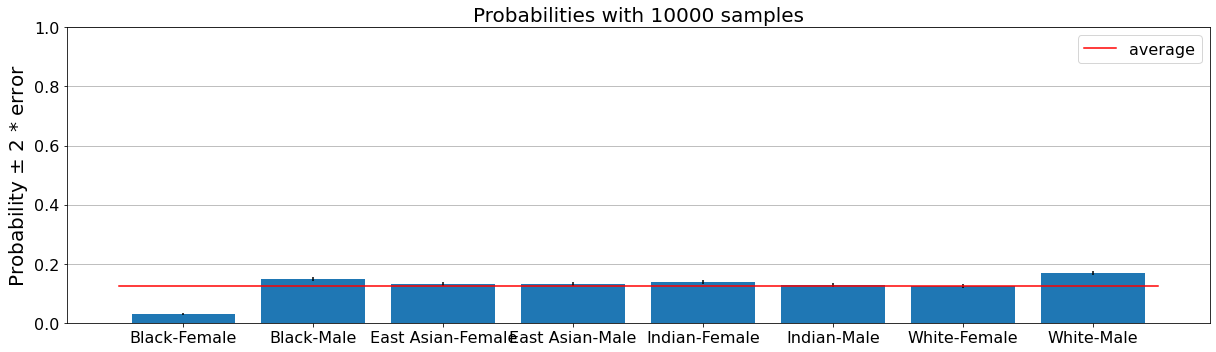
#> input picture images/harm1-1.png, 1216 x 352 px; its folder holds 4 pictures in this run
$ jupyter execute --allow-errors 'Demographic Bias Analysis.ipynb'
#> lines starting #> are read from the running program, lines starting #| are printed output that depends on the picture
```
Copyright 2021 Twitter, Inc.
SPDX-License-Identifier: Apache-2.0
```

## Demographic Bias Analysis

This notebook is to produce results from image cropping. We conduct the analysis on the Wikipedia data.

Results are recorded in .txt files.

[cell 1]
import math
import os
import random
import shlex
import subprocess
import sys
import time
from pathlib import Path

import matplotlib.image as mpimg
import matplotlib.pyplot as plt
import numpy as np
import pandas as pd
from IPython.display import display
from matplotlib.patches import Rectangle
from PIL import Image

## Add seed for reproducibility
random.seed(42)
np.random.seed(42)

[cell 2]
# ! rm -rf attached

[cell 3]
import platform

BIN_MAPS = {"Darwin": "mac", "Linux": "linux"}

HOME_DIR = Path("../").expanduser()

try:
    import google.colab
    ! pip install pandas scikit-learn scikit-image statsmodels requests dash
    ! [[ -d image-crop-analysis ]] || git clone https://github.com/twitter-research/image-crop-analysis.git
    HOME_DIR = Path("./image-crop-analysis").expanduser()
    IN_COLAB = True
except:
    IN_COLAB = False

sys.path.append(str(HOME_DIR / "src"))
bin_dir = HOME_DIR / Path("./bin")
bin_path = bin_dir / BIN_MAPS[platform.system()] / "candidate_crops"
model_path = bin_dir / "fastgaze.vxm"
data_dir = HOME_DIR / Path("./data/")
data_dir.exists()

# Collecting and Cleaning Data

[cell 4]
def get_filepaths(directory):
    file_paths = []  # List which will store all of the full filepaths.
    file_paths = [str(p) for p in Path(directory).glob("*")]
    return file_paths

## Read and process Wiki image data

[cell 5]
# [Instruction]: out the folder directory which contains all the images here
IMG_DIR_PATH = data_dir / "./images"
print("Directory exists:", Path(IMG_DIR_PATH).exists())

# get the list of all files path
full_file_paths = get_filepaths(IMG_DIR_PATH)

[cell 6]
IMAGE_MAP_PATH = data_dir / "./dataset.tsv"
print("File exists:", Path(IMAGE_MAP_PATH).exists())
IMAGE_DATA_PATH = data_dir / "./dataset.json"
print("File exists:", Path(IMAGE_DATA_PATH).exists())

[cell 7]
def read_wiki_img_data():
    df = pd.read_csv(IMAGE_MAP_PATH, sep="\t")
    df["path"] = df.local_path.apply(lambda x: IMG_DIR_PATH / x)

    print(
        "Reading finished. Cleaning .pdf mistakes:",
        sum(df.local_path.apply(lambda x: x[-3:]) == "pdf"),
        "entities filtered.",
    )
    df = df[
        df.local_path.apply(lambda x: x[-3:]) != "pdf"
    ]  # clean out one wrong example, if exists
    return df


#> (the rest of this cell did not finish here and is left out)

[cell 8]
gender_map_dict = {"Q6581072": "female", "Q6581097": "male"}
#> (the rest of this cell did not finish here and is left out)

[cell 9]
ETHNIC_SIZE_THRESHOLD = 0
#> (the rest of this cell did not finish here and is left out)

[cell 10]
ethnic_details_map_dict = {
    "Q127885": "Serbs: nation and South Slavic ethnic group formed in the Balkans",
    "Q161652": "Japanase",
    "Q190168": "Yoruba people: ethnic group of West Africa",
    "Q42406": "English people: nation and ethnic group native to England",
    "Q44806": "Ukrainians: East Slavic ethnic group native to Ukraine",
    "Q49085": "African Americans: racial or ethnic group in the United States with African ancestry",
    "Q539051": "Greeks: people of southeastern Europe",
    "Q678551": "American Jews",
    "Q726673": "Swedish-speaking population of Finland",
    "Q7325": "Jewish",
    "Q79797": "Armenians: ethnic group native to the Armenian Highland",
    "Q179248": "Albanians",
    "Q2325516": "Armenian American",
}

#> (the rest of this cell did not finish here and is left out)

[cell 11]
# cut if the group is too small
GROUP_THRESHOLD = 0

# [19 lines left out: function get_grouped_images_dict_wiki, not called in this run]

#> (a cell that did not finish here is left out)

#> (a cell that did not finish here is left out)

# Setting up Tools to use

[cell 14]
# [6 lines left out: function img_resize_fixed_aspect, not called in this run]


def attach_img(
    images,
    fixed_height=None,
    display_img_full_size=False,
    display_figsize=None,
    pixel_size_upperbound=None,
):
    """
    Given a list of images (of PIL Image class or image paths), attach them horizontally and return a new image.

    images: list of images or a list of paths to images
    fixed_height: all images are resized (while fixing the aspect ratio) to the specified height.
    If you don't want to resize, set this to None
    display_img_full_size: If true, will display the image at full resolution
    display_figsize: if given, as (x,y), will use matplotlib to display images with figsize=(x,y)
    pixel_size_upperbound: if given, images with width or height above this number will be resized down
    while fixing the aspect ratio until both the width and height is at most the number.
    """
#> called with display_img_full_size = False
    if isinstance(images[0], str) or isinstance(images[0], Path):
        images = [Image.open(str(img_path)) for img_path in images]
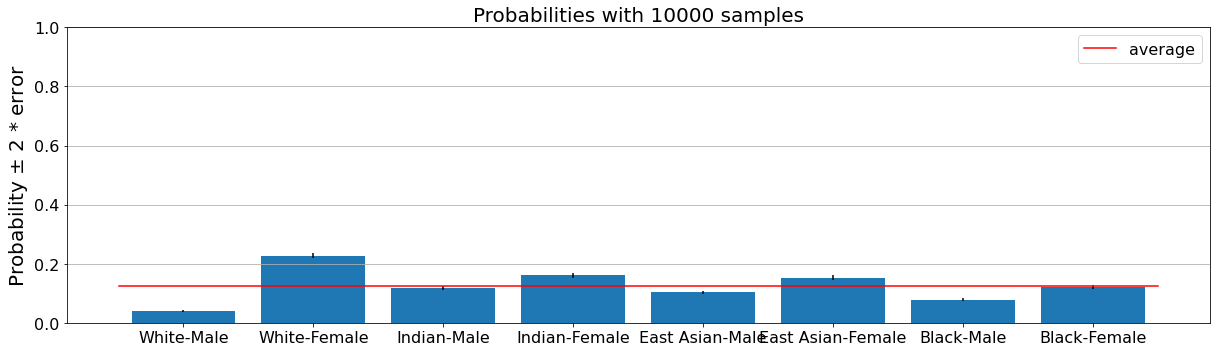
#> input picture images/harm1-2.png, 1216 x 352 px
#> images = 2 items
    if fixed_height is not None:
        images = [
            img_resize_fixed_aspect(img, fixed_height=fixed_height) for img in images
        ]
    if pixel_size_upperbound is not None:
        for i in range(len(images)):
            w, h = images[i].size
            if w > pixel_size_upperbound:
                images[i] = images[i].resize(
                    (pixel_size_upperbound, int(pixel_size_upperbound / w * h))
                )
            w, h = images[i].size
            if h > pixel_size_upperbound:
                images[i] = images[i].resize(
                    (int(pixel_size_upperbound / h * w), pixel_size_upperbound)
                )
    widths, heights = zip(*(i.size for i in images))
#> widths = (1216, 1216); heights = (352, 352)
    total_width = sum(widths)
#> total_width = 2432
    max_height = max(heights)
#> max_height = 352
    new_im = Image.new("RGB", (total_width, max_height))
#> new_im: PIL image 2432x352 RGB; every value is 0
    x_offset = 0
    for im in images:
        new_im.paste(im, (x_offset, 0))
        x_offset += im.size[0]
#> this loop made 2 passes
#> x_offset on passes 1 to 2: 1216, 2432
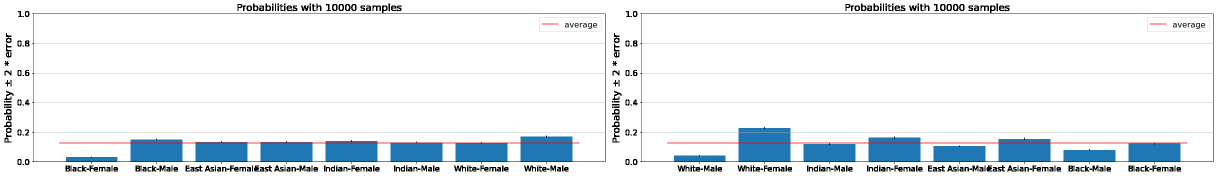
#> new_im: PIL image 2432x352 RGB (shown at 1/2 size); mean R, G, B 231.2, 236.4, 240.7
#> after the loop, x_offset = 2432
    if display_img_full_size:
        display(new_im)  # This shows image at full resolution
    if display_figsize:
        fig = plt.figure(figsize=display_figsize)
        plt.imshow(
            np.asarray(new_im)
        )  # This shows scaled down version in matplotlib plot using figsize
    return (new_im, widths, heights)

### Run below cell if want to explore the images

#> (a cell that did not finish here is left out)

[cell 16]
(new_im, widths, heights) = attach_img(full_file_paths[0:2], fixed_height=None)
#> widths = (1216, 1216); heights = (352, 352)
display(new_im)
print("widths:", widths)
#| widths: (1216, 1216)
print("heights:", heights)
#| heights: (352, 352)

[cell 17]
# [17 lines left out: function locate_which_img, not called in this run]

[cell 18]
# [17 lines left out: function parse_output, not called in this run]

[cell 19]
def get_salient_info(img_path):
    """
    Given a path (as an instance of Path or a string or an image), output the salient information.

    The output is a dictionary with:
    'salient_point': a list of pixels, usually only one. E.g. [[507, 328]]
    'crops': a list of crops (for each aspect ratio) in the format crop_x crop_y crop_w crop_h
    'all_salient_points': the pixel location at the original image with its salient score. It is a list of
    [x, y, salient score]
    """
    if isinstance(img_path, str):
        img_path = Path(img_path)
    try:
        cmd = f"{str(bin_path)} {str(model_path)} '{img_path.absolute()}' show_all_points"
        output = subprocess.check_output(cmd, shell=True)  # Success!
        return parse_output(output)
    except:
        print("Running the model to get salient point fails. Returning None.")
        return None

#> (a cell that did not finish here is left out)

## Higher-level Tools

[cell 21]
SAVE_DIR_ATTACHED = data_dir / "./attached"
if not os.path.isdir(SAVE_DIR_ATTACHED):
    os.mkdir(SAVE_DIR_ATTACHED)
os.path.isdir(SAVE_DIR_ATTACHED)

[cell 22]
RESULT_FILE_PATH = data_dir / "./results.txt"
if not os.path.isfile(RESULT_FILE_PATH):
    # Creates a new file
    with open(RESULT_FILE_PATH, "a") as fp:
        pass
os.path.isfile(RESULT_FILE_PATH)

### Pairwise comparison

[cell 23]
SAVE_DIR_ATTACHED = data_dir / "./attached"
if not os.path.isdir(SAVE_DIR_ATTACHED):
    os.mkdir(SAVE_DIR_ATTACHED)

[cell 24]
# [49 lines left out: function compute_group_comparison, not called in this run]

[cell 25]
# In general, we can give the name of two groups in grouped_images_dict, and return this statistics of how many land in each
# [50 lines left out: function compute_comparison_from_group_name, not called in this run]

### Get a list of saliency point statistics

Such as max, 95th, 90th, 50th, and 25th percentile

[cell 26]
# [63 lines left out: function compute_saliency_stats, not called in this run]

# Analysis

Change the setting and setting name below (for saving purpose), and modify `all_pairs_replicate_ori` as needed.

[cell 27]
# change the setting here
NUM_ITERATION = 10  # 5000
FIXED_HEIGHT = (
    256
)  # if we want to scale each image to the same fixed height, put a number such as 256 here
DIM_BOUND = None
# if for large image, we want to scale it down so width and height are no more than a fixed number, e.g. put 1024 here.
# if not, very few large images are rejected from sampling as the size is too large for the model to accept
SETTING_NAME = "wiki_fixed_height_intersect"  # for saving results and plots

#> (a cell that did not finish here is left out)

#> (a cell that did not finish here is left out)

[cell 30]
max_salient_compare_dict = {}

#> (the rest of this cell did not finish here and is left out)

[cell 31]
def plot_pairwise_stats(
    stat_dict,
    figsize=None,
    setting_name="unknown",
    num_iteration="unknown",
    confidence_interval_err=2,
    middle_band_width=0.1,
    x_label_angle=10,
):
    """
  Given a dictionary of pairs of group and comparison statisitcs:
  ('group1', 'group2'): [num_group1_is_picked, num_group2_is_picked]
  Plot the bar graph on all pairs in this format on the probability p that group1 is picked.

  The std error is assumed to be sqrt(p(1-p)/n), a confidence interval for Bernoulli inference.
  The bar graph plot +- 2 std err, giving 95% confidence interval.

  Args:
      confidence_interval_err: the width of the confidence interval in the plotsetting_name: the setting of this experiment. Only used for the title of the plot and name of the saved figure
      num_iteration: the number of samples used (int or str). Only used for the title of the plot and name of the saved figure
      x_label_angle: angle to rotate the x label. May need to increase for lengthy labels.
      middle_band_width: add two horizontal lines above and below 0.5 symmetrically to the plot, so creating a band of given width.
                    If None, no line is added.
  """
    x_labels = [
        "{}-{}".format(*pair[0]) + "\nhigher than\n" + "{}-{}".format(*pair[1])
        for pair in stat_dict.keys()
    ]
    prob = [val[0] / (val[0] + val[1]) for val in stat_dict.values()]
    total = [(val[0] + val[1]) for val in stat_dict.values()]
    y_err = [
        confidence_interval_err * math.sqrt(p * (1 - p) / n)
        for p, n in zip(prob, total)
    ]
    fig, ax = plt.subplots(figsize=figsize)
    ax.bar(x_labels, prob, yerr=y_err)

    if middle_band_width is not None:
        ax.axhline(0.5, color="r", label=f"Demographic Parity")
    plt.xlim(-0.5, len(x_labels) - 0.5)
    plt.xticks(rotation=x_label_angle, fontsize=16)
    ax.set_ylabel("Probability $\pm$ 2 * error", fontsize=20)
    plt.ylim(0.0, 1.0)
    plt.yticks(fontsize=16)
    ax.yaxis.grid(True)
    plt.legend(fontsize=16)
    plt.title(f"Probabilities with {num_iteration} samples", fontsize=20)
    plt.tight_layout()
    plt.savefig(setting_name + "_n=" + str(num_iteration) + ".jpg")

[cell 32]
max_salient_compare_dict

[cell 33]
plot_pairwise_stats(
    max_salient_compare_dict,
    setting_name=SETTING_NAME,
    num_iteration=NUM_ITERATION,
    figsize=(12, 4),
    x_label_angle=0,
)
#> (the call stopped at in plot_pairwise_stats, `fig, ax = plt.subplots(figsize=figsize)`: IPython is not available in this run)
